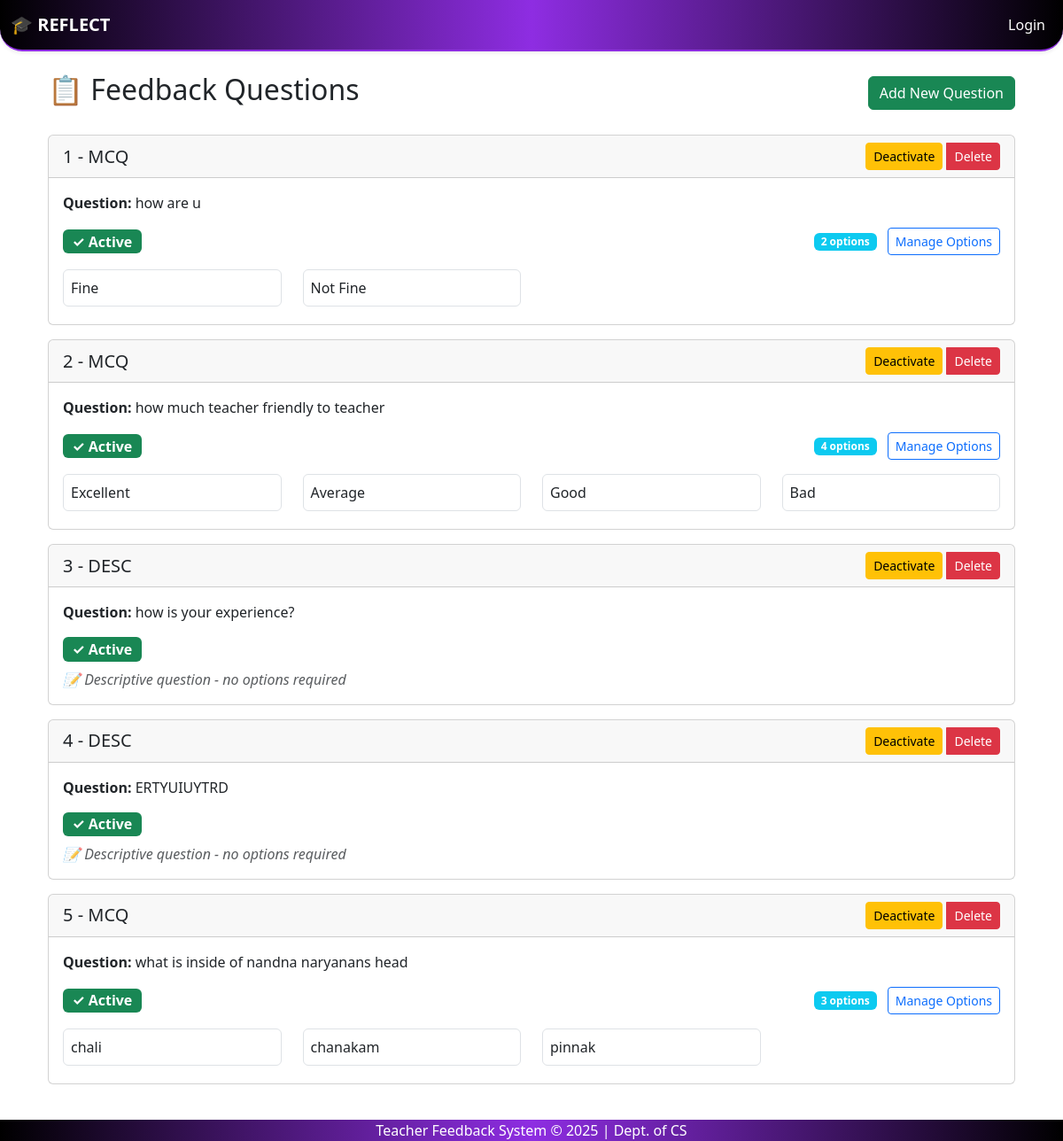
Screenshot of /questions/ with the database file from the repository.
### feedback_app/models.py (models this page shows, shortened)
class FeedbackQuestion(models.Model):
    q_id = models.AutoField(primary_key=True)
    q_desc = models.TextField()
    q_type = models.CharField(max_length=20)  # e.g., 'MCQ' or 'DESC'
    active = models.BooleanField(default=True)

class FeedbackQOption(models.Model):
    q = models.ForeignKey(FeedbackQuestion, on_delete=models.CASCADE)
    ans_id = models.CharField(max_length=10)  # Custom ID (not necessary for options)
    answer = models.CharField(max_length=200)  # The text of the option (e.g., "Excellent")

### feedback_app/views.py (the view)
# urls.py: path('questions/', views.list_questions, name='list_questions'),
def list_questions(request):
    questions = FeedbackQuestion.objects.all().order_by('-active', 'q_id')  # Show active questions first
    return render(request, 'list_questions.html', {'questions': questions})

### feedback_app/context_processors.py (called while the page is built)
def is_admin(request):
    user = request.user
    return {'is_admin': user.is_superuser or user.groups.filter(name='admin').exists()}

def is_hod(request):
    return {'is_hod': request.user.groups.filter(name='hod').exists()}

def is_teacher(request):
    return {'is_teacher': request.user.groups.filter(name='teacher').exists()}

### templates/list_questions.html (shortened to what this page needs)
{% extends 'base.html' %}
{% block content %}
<div class="container">
    <div class="d-flex justify-content-between align-items-center mb-4">
        <h2>📋 Feedback Questions</h2>
        <a href="{% url 'add_question' %}" class="btn btn-success">
             Add New Question
        </a>
    </div>
    <div class="row">
        {% for q in questions %}
        <div class="col-md-12 mb-3">
            <div class="card {% if not q.active %}border-secondary{% endif %}">
                <div
                    class="card-header d-flex justify-content-between align-items-center {% if not q.active %}bg-light text-muted{% endif %}">
                    <div>
                        <h5 class="mb-0">{{ q.q_id }} - {{ q.q_type }}</h5>
                    </div>
                    <div class="btn-group" role="group">
                        <form method="post" action="{% url 'toggle_question_status' q.q_id %}" style="display: inline;">
                            {% if q.active %}
                            <button type="submit" class="btn btn-sm btn-warning"
                                onclick="return confirm('Are you sure you want to deactivate this question?')">
                                 Deactivate
                            </button>
                            {% else %}
                            <button type="submit" class="btn btn-sm btn-success"
                                onclick="return confirm('Are you sure you want to activate this question?')">
                                <i class="fas fa-play"></i> Activate
                            </button>
                            {% endif %}
                        </form>
                        <a href="{% url 'delete_question' q.q_id %}" class="btn btn-sm btn-danger ms-1">
                             Delete
                        </a>
                    </div>
                </div>
                <div class="card-body {% if not q.active %}text-muted{% endif %}">
                    <p class="card-text"><strong>Question:</strong> {{ q.q_desc }}</p>
                    <div class="d-flex justify-content-between align-items-center">
                        <span class="badge {% if q.active %}bg-success{% else %}bg-secondary{% endif %} fs-6">
                            {% if q.active %}✓ Active{% else %}⏸ Inactive{% endif %}
                        </span>
                        {% if q.q_type == 'MCQ' %}
                        <div>
                            <span class="badge bg-info">{{ q.feedbackqoption_set.count }} options</span>
                            <a href="{% url 'add_options' q.q_id %}" class="btn btn-sm btn-outline-primary ms-2">
                                 Manage Options
                            </a>
                        </div>
                        {% endif %}
                    </div>
                    {% if q.q_type == 'MCQ' and q.feedbackqoption_set.all %}
                    <div class="mt-3">
                        <div class="row mt-2">
                            {% for option in q.feedbackqoption_set.all %}
                            <div class="col-md-3 mb-1">
                                <div class="p-2 border rounded bg-white text-dark">
                                    {{ option.answer }}
                                </div>
                            </div>
                            {% endfor %}
                        </div>
                    </div>
                    {% elif q.q_type == 'DESC' %}
                    <div class="mt-2">
                        <em class="text-muted">📝 Descriptive question - no options required</em>
                    </div>
                    {% endif %}
                </div>
            </div>
        </div>
        {% endfor %}
    </div>
</div>
{% endblock %}

### rows the page displays
FeedbackQuestion: q_id "1", q_type "MCQ", active "Deactivate", q_desc "how are u", feedbackqoption_set.count "2"
FeedbackQOption: answer "Fine"
FeedbackQOption: answer "Not Fine"
FeedbackQuestion: q_id "2", q_type "MCQ", active "Deactivate", q_desc "how much teacher friendly to teacher", feedbackqoption_set.count "4"
FeedbackQOption: answer "Excellent"
FeedbackQOption: answer "Average"
FeedbackQOption: answer "Good"
FeedbackQOption: answer "Bad"
FeedbackQuestion: q_id "3", q_type "DESC", active "Deactivate", q_desc "how is your experience?", shows "📝 Descriptive question - no options required"
FeedbackQuestion: q_id "4", q_type "DESC", active "Deactivate", q_desc "ERTYUIUYTRD", shows "📝 Descriptive question - no options required"
FeedbackQuestion: q_id "5", q_type "MCQ", active "Deactivate", q_desc "what is inside of nandna naryanans head", feedbackqoption_set.count "3"
FeedbackQOption: answer "chali"
FeedbackQOption: answer "chanakam"
FeedbackQOption: answer "pinnak"
